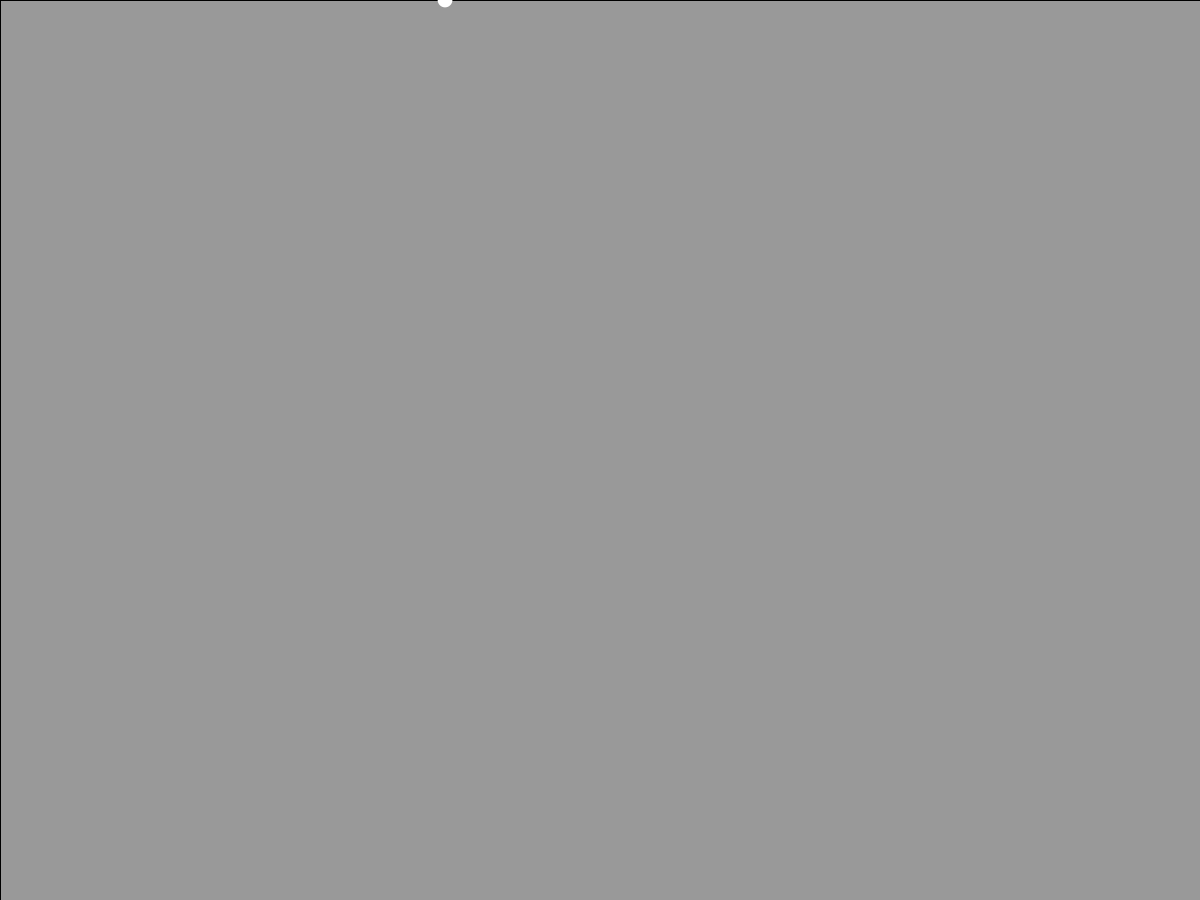
Frame 1 (no input)
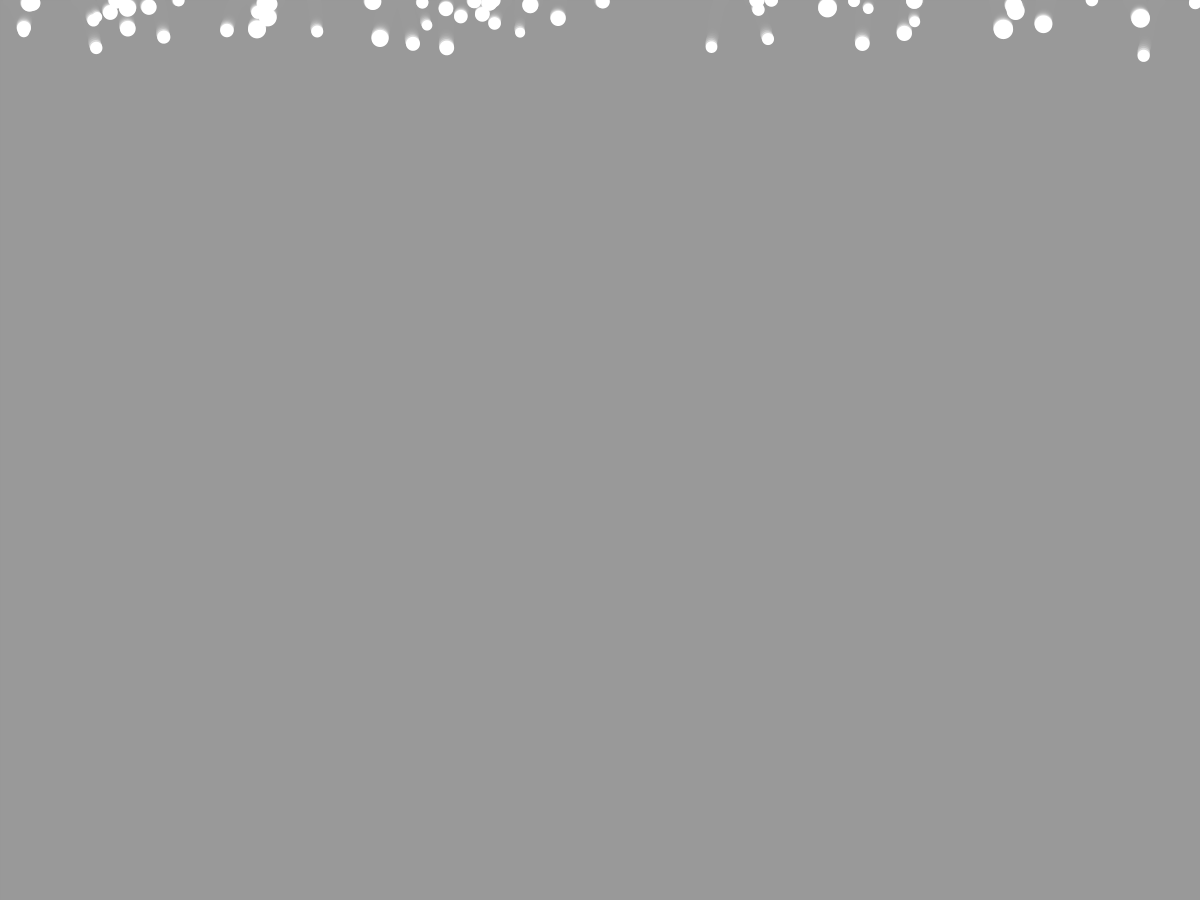
Frame 60 (the mouse pressed at the canvas centre just before this capture)
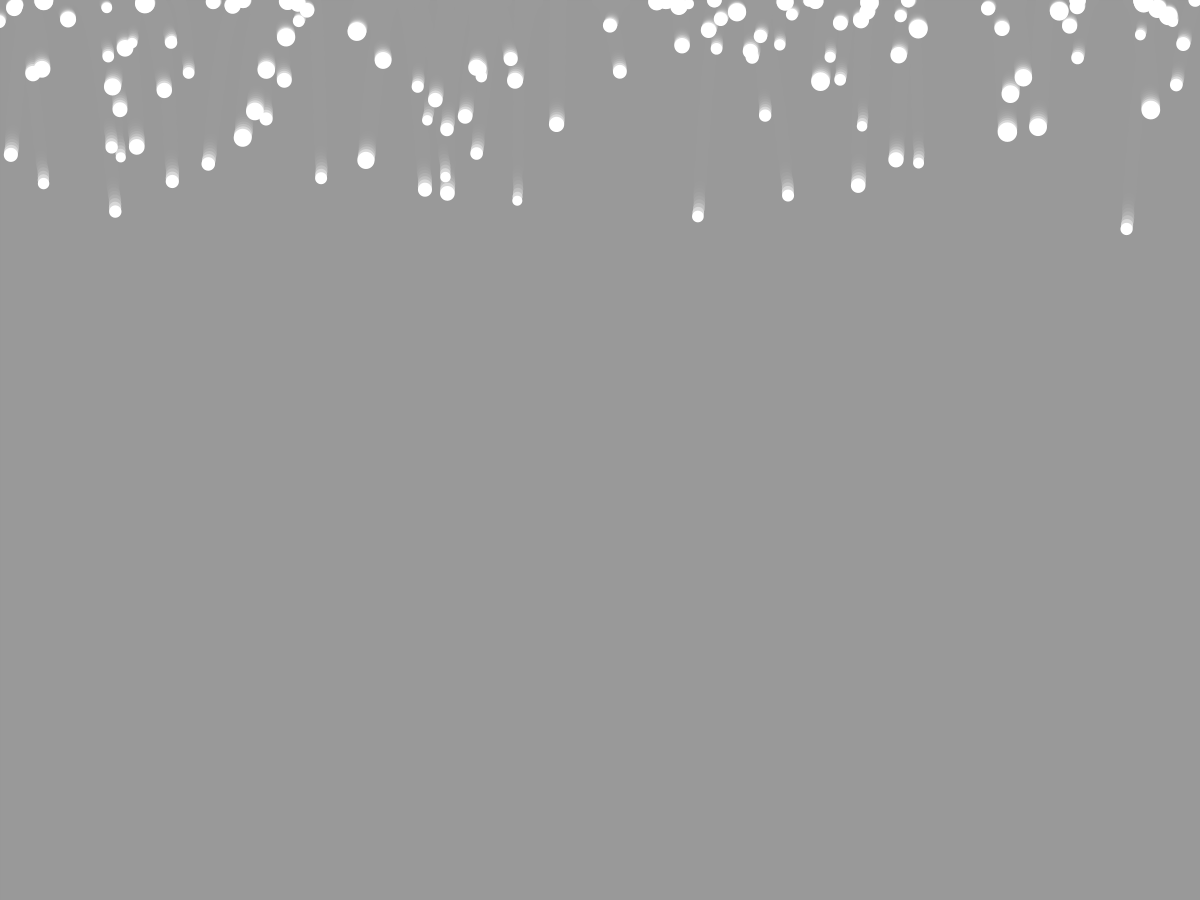
Frame 120 (the mouse held since frame 60 and released just before this capture)

The Processing sketch that drew these frames (run headless with seeded random() and noise(); from frame 60 on, the mouse is pressed at the canvas centre):

// Processing sketch: liyufeng20201219k
// ── liyufeng20201219k.pde
import java.util.Iterator;
ParticleSystem ps;
PVector gravity = new PVector(0,0.02);
PVector wind = new PVector();
float tree_angle = PI*(-1)/2;
ArrayList leaves;
float[][] trees_data = new float[20][5];
int count = 0;
int yes_count = 0;
int count_1 = 1;
int m = 0;

void setup()
{
  size(1200,900);
  background(153);
  leaves = new ArrayList();
  ps = new ParticleSystem();
  stroke(0);
  smooth();
}

void draw()
{
  fill(153,100);
  rect(0,0,width,height);
  //background(0);
  if(m==0)
  {
    for (int i=0; i<leaves.size(); i++) 
    {
      Leaf ls = (Leaf)leaves.get(i);
      ls.run();
    }
    for(int i=0;i<trees_data.length;i++)
    {
      branch(trees_data[i][0],trees_data[i][1],trees_data[i][2],trees_data[i][3],trees_data[i][4]);
    }
  }
   float x = map(sin(frameCount),-1,1,-0.2,0.2);
  wind.x = x;
  ps.applyForce(gravity);
  ps.applyForce(wind);
  ps.addParticle();
  ps.run();
}



void branch(float x,float y,float angle,float tree_height,float tree_weight)
  {
    float temp_angle = -PI/20 + angle;
    float next_x = cos(temp_angle)*tree_height + x;
    float next_y = sin(temp_angle)*tree_height + y;
    stroke(#272121);

    noFill();
    strokeWeight(tree_weight);
    bezier(x,y,x,(y + next_y)/2,next_x,(y + next_y)/2,next_x,next_y);
    
    if(tree_height>40)
    {
      branch(next_x,next_y,angle-PI/12,tree_height*0.64,tree_weight*0.6);
      branch(next_x,next_y,angle-PI/8,tree_height*0.64,tree_weight*0.6);
      branch(next_x,next_y,angle+PI/4,tree_height*0.8,tree_weight*0.6); 
    }
    else
    {
      PVector place = new PVector(next_x,next_y);
      Leaf temp_leaf = new Leaf(place);

      //for(int i=0; i<leaves.size(); i++)
      //{
      //  Leaf ls = (Leaf)leaves.get(i);
      //  if(ls.location.x == temp_leaf.location.x && ls.location.y == temp_leaf.location.y)
      //  {
      //    yes_count = 0;
      //  }
      //  else
      //  {
      //    yes_count = 1;
      //  }
      //}
      if(yes_count==1)
      {
        leaves.add(temp_leaf);
      }
        //stroke(#fc5185);
        //strokeWeight(15);
        //point(next_x,next_y);
    }
}

void mouseReleased()
{
  yes_count = 1;
  m = 0;
  float tree_height = map(height-mouseY,0,height,0,260);
  branch(mouseX, height,-PI/2,tree_height,tree_height/14);
  trees_data[count][0] = mouseX;
  trees_data[count][1] = height;
  trees_data[count][2] = -PI/2;
  trees_data[count][3] = tree_height;
  trees_data[count][4] = tree_height/10;
  count ++;
  yes_count = 0;
}

void keyPressed()
{
  if(key=='a')
  {
    save("work" + count + ".png");
    count_1++;
  }
  if(key=='d')
  {
     m = 1;
     leaves.clear();
     for(int i=0;i<trees_data.length;i++)
     {
       trees_data[i][0] = 0;
       trees_data[i][1] = 0;
       trees_data[i][2] = 0;
       trees_data[i][3] = 0;
       trees_data[i][4] = 0;
     }
  }
}

// ── Leaf.pde
class Leaf
{
  PVector location;
  PVector speed;
  PVector acceleration = new PVector(0,0);
  float mass;
  float lifespan;
  PVector leaf_gravity;
  PVector leaf_wind;
  
  Leaf(PVector l)
  {
    location = l.get();
    acceleration = new PVector(0,0);
    speed = new PVector(0,0);
    mass = random(0.2,0.5);
    lifespan = 400.0;
    leaf_gravity= new PVector(0,0.00005);
    leaf_wind= new PVector(random(-0.00005,0.00005),0.0,0);
  }
  
  void run()
  {
    applyForce(leaf_gravity);
    applyForce(leaf_wind);
    update();
    display();
  }
  
  void update()
  {
    
    speed.add(acceleration);
    location.add(speed);
    acceleration.mult(0);
    lifespan -= 0.2;
  }
  
  void display()
  {
    noStroke();
    fill(#fc5185,lifespan);
    ellipse(location.x,location.y,random(5,20),random(5,20));

  }   
  
  void applyForce(PVector force)
  {
    PVector f = force.get();
    f.div(mass/10);
    acceleration.add(f);
  }
}

// ── Particle.pde
class Particle
{
  PVector location;
  PVector speed;
  PVector acceleration;
  float lifespan;
  float mass;
  
  Particle(PVector l)
  {
    location = l.get(); ///使用get方法
    acceleration = new PVector(0,0);
    speed = new PVector(0,0);
    lifespan = 600.0;
    mass = random(0.5,1);
  }
  
  void run()
  {
    update();
    display();
  }
  
  void update()
  {
    speed.add(acceleration);
    location.add(speed);
    acceleration.mult(0);
    lifespan -= 2.5;
  }
 
  void display()
  {
    noStroke();
    fill(255,lifespan);
    ellipse(location.x,location.y,mass*20,mass*20);
  } 
  
  boolean isDead()
  {
    if(lifespan<0.0)
    {
      return true;
    }
    else
    {
      return false;
    }
  }
  
  void applyForce(PVector force)
  {
    PVector f = force.get();
    f.div(mass);
    acceleration.add(f);
  }
}

// ── ParticleSystem.pde
class ParticleSystem
{
  ArrayList<Particle> particles;
  //PVector origin;    //所有粒子共同的起点
  
  //ParticleSystem(PVector location)
  //{
  //  origin = location.get();
  //  particles = new ArrayList<Particle>();
  //}
  ParticleSystem()
  {
    particles = new ArrayList<Particle>();
  }
  
  void addParticle()
  {
    //particles.add(new Particle(origin));
    particles.add(new Particle(new PVector(random(0,width),0)));
  }

  void run()
  {
    
    Iterator<Particle> it = particles.iterator();
    while(it.hasNext())
    {
      Particle p = it.next();
      p.run();
      if(p.isDead())
      {
        it.remove();
      }
    }
  }
  
  void applyForce(PVector f)
  {
    for(Particle p:particles)
    {
      p.applyForce(f);
    }
  }
}
